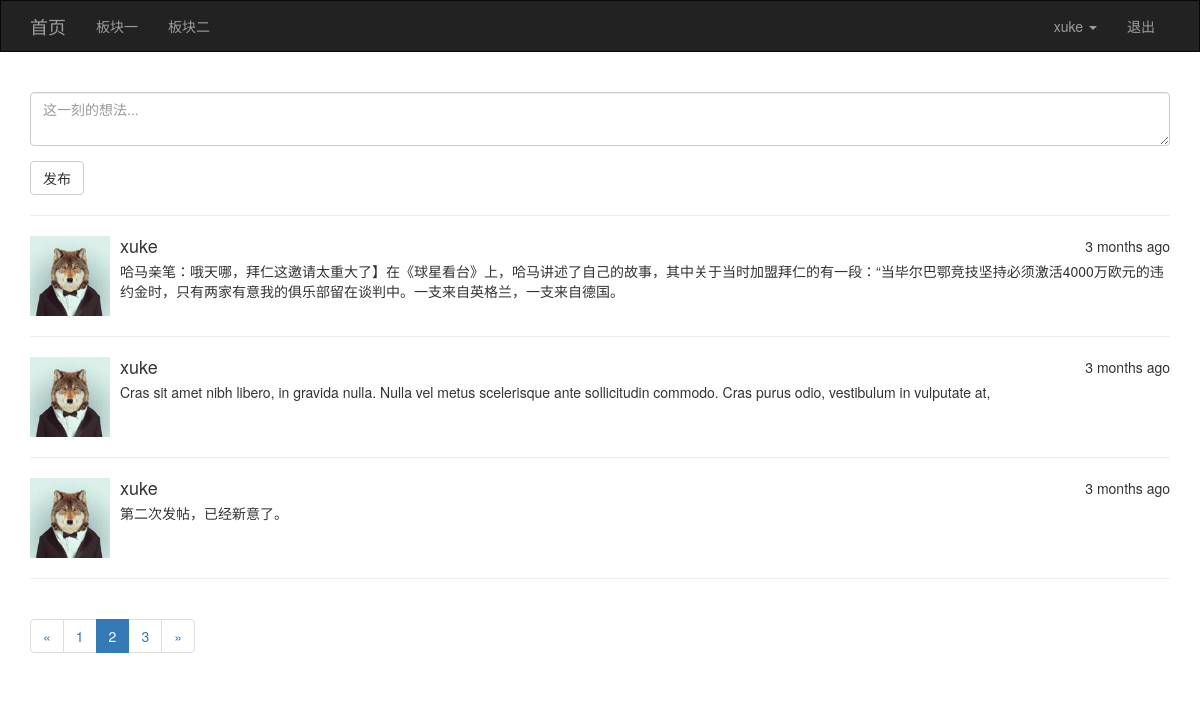
The app's page /?page=2 (signed in) with its own data.
### app/models/user.py (models this page shows, shortened)
class User(db.Model, UserMixin):
    __tablename__ = 'users'
    id = db.Column(db.Integer, primary_key=True)
    username = db.Column(db.String(20), unique=True)
    password_hash = db.Column(db.String(128))
    email = db.Column(db.String(64), unique=True)
    confirmed = db.Column(db.Boolean, default=False)
    icon = db.Column(db.String(64), default='default.jpg')
    posts = db.relationship('Post', backref='user', lazy='dynamic')
    @property
    def password(self):
        raise AttributeError('密码不能直接访问')

### app/models/posts.py (models this page shows)
class Post(db.Model):
    __tablename__ = 'posts'
    id = db.Column(db.Integer, primary_key=True)
    content = db.Column(db.String(200))
    timestamp = db.Column(db.DateTime, default=datetime.utcnow)
    rid = db.Column(db.Integer, default=0)
    uid = db.Column(db.Integer, db.ForeignKey('users.id'))

### app/views/main.py (the view, shortened to what this page needs)
@main.route('/', methods=['GET', 'POST'])
def index():
    form = PostForm()
    page = int(request.args.get('page', 1))
    pagination = Post.query.filter_by(rid=0).order_by(Post.timestamp.desc()).paginate(
        page=page,per_page=3, error_out=False)
    posts = pagination.items
    return render_template('main/index.html', form=form, posts=posts, pagination=pagination)

### app/forms/posts.py
class PostForm(FlaskForm):
    content = TextAreaField('', render_kw={'placeholder': '这一刻的想法...'}, validators=[Length(5,200, message='说话要注意分寸，必须在5~200个字符之间！')])
    submit = SubmitField('发布')

### app/models/user.py (called while the page is built)
@login_manager.user_loader
def user_loader(uid):
    return User.query.get(int(uid))

### app/templates/main/index.html (shortened to what this page needs)
{% extends 'common/base.html' %}
{% block page_content %}
    {{ wtf.quick_form(form) }}
    {% for post in posts %}
        <hr/>
        <div class="media">
            <div class="media-left media-middle">
                <a href="#">
                    <img class="media-object" style="height: 80px;width: 80px;" src="{{ url_for('static', filename='upload/' + post.user.icon) }}" alt="头像">
                </a>
            </div>
            <div class="media-body">
                <div style="float:right">{{ moment(post.timestamp).fromNow() }}</div>
                <h4 class="media-heading">{{ post.user.username }}</h4>
                {{ post.content }}
            </div>
        </div>
    {% endfor %}
    <hr/>
    {{ show_pagination(pagination, 'main.index') }}
{% endblock %}

### app/templates/common/base.html (shortened to what this page needs)
{% extends 'bootstrap/base.html' %}
{% from 'common/macro.html' import show_pagination %}
{% import 'bootstrap/wtf.html' as wtf %}
{% block head %}
    {{ super() }}
{% endblock %}
{% block navbar %}
    <nav class="navbar navbar-inverse" style="border-radius:0px">
        <div class="container">
            <div class="navbar-header">
                <a class="navbar-brand" href="{{ url_for('main.index') }}">首页</a>
            </div>
            <div class="collapse navbar-collapse">
                <ul class="nav navbar-nav">
                    <li><a href="#">板块一</a></li>
                    <li><a href="#">板块二</a></li>
                </ul>
                <ul class="nav navbar-nav navbar-right">
                    {% if current_user.is_authenticated %}
                        <li class="dropdown">
                            <a href="#" class="dropdown-toggle" data-toggle="dropdown" role="button"
                               aria-haspopup="true" aria-expanded="false">{{ current_user.username }} <span
                                    class="caret"></span></a>
                        </li>
                        <li><a href="{{ url_for('user.logout') }}">退出</a></li>
                    {% else %}
                        <li><a href="{{ url_for('user.login') }}">登录</a></li>
                        <li><a href="{{ url_for('user.register') }}">注册</a></li>
                    {% endif %}
                </ul>
            </div>
        </div>
    </nav>
{% endblock %}
{% block content %}
    <div class="container">
        {% block page_content %}
        {% endblock %}
    </div>
{% endblock %}

### records on screen
User: username "xuke"
Post: icon (picture), timestamp "3 months ago", user.username "xuke", content "哈马亲笔：哦天哪，拜仁这邀请太重大了】在《球星看台》上，哈马讲述了自己的故事，其中关于当时加盟拜仁的有一段：“当毕尔巴鄂竞技坚持必须激活4000万欧元的违约金时，只有两家有意我的俱乐部留在谈判中。一支来自英格兰，一支来自德国。"
Post: icon (picture), timestamp "3 months ago", user.username "xuke", content "Cras sit amet nibh libero, in gravida nulla. Nulla vel metus scelerisque ante sollicitudin commodo. Cras purus odio, vestibulum in vulputate at,"
Post: icon (picture), timestamp "3 months ago", user.username "xuke", content "第二次发帖，已经新意了。"

### other values on screen
{{ p }} "1" "3"
{{ p }} "2"
